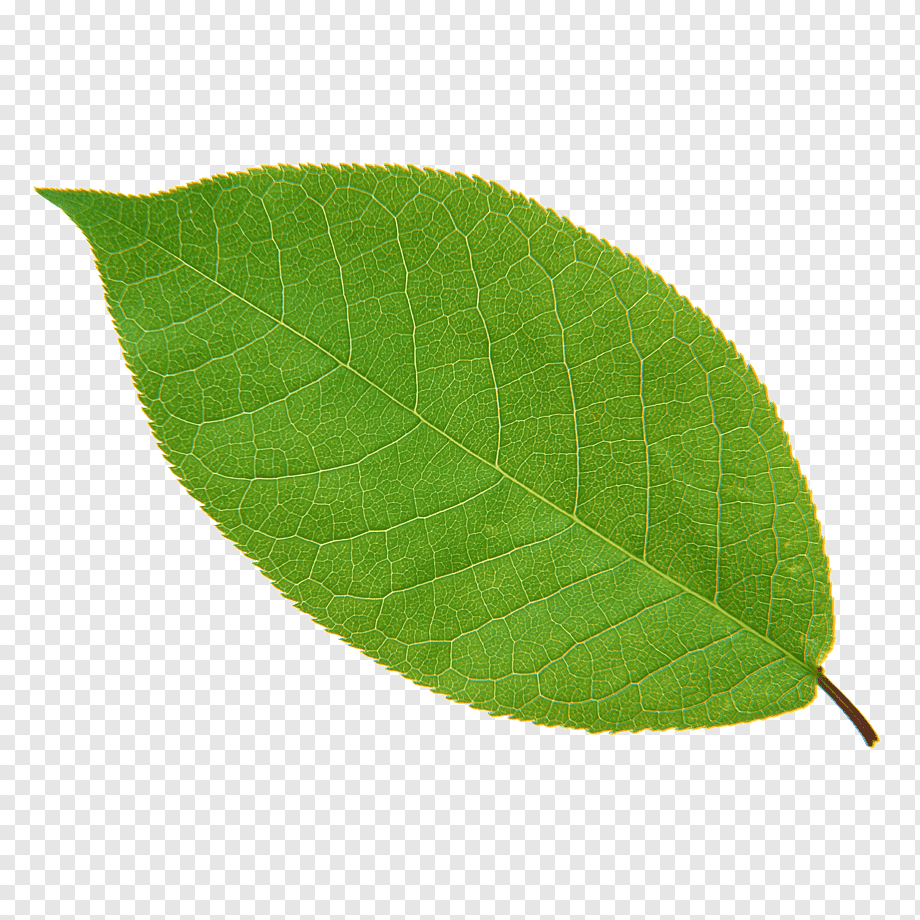
#> input picture practico-02-transformacion-afin/hoja.png, 920 x 920 px
$ python afin-v2.py
#> lines starting #> are read from the running program, lines starting #| are printed output that depends on the picture
#! /usr/bin/env python
# -*- coding: utf-8 -*-

import cv2
import numpy as np


fondo   = cv2.imread('hoja.png', cv2.IMREAD_GRAYSCALE)
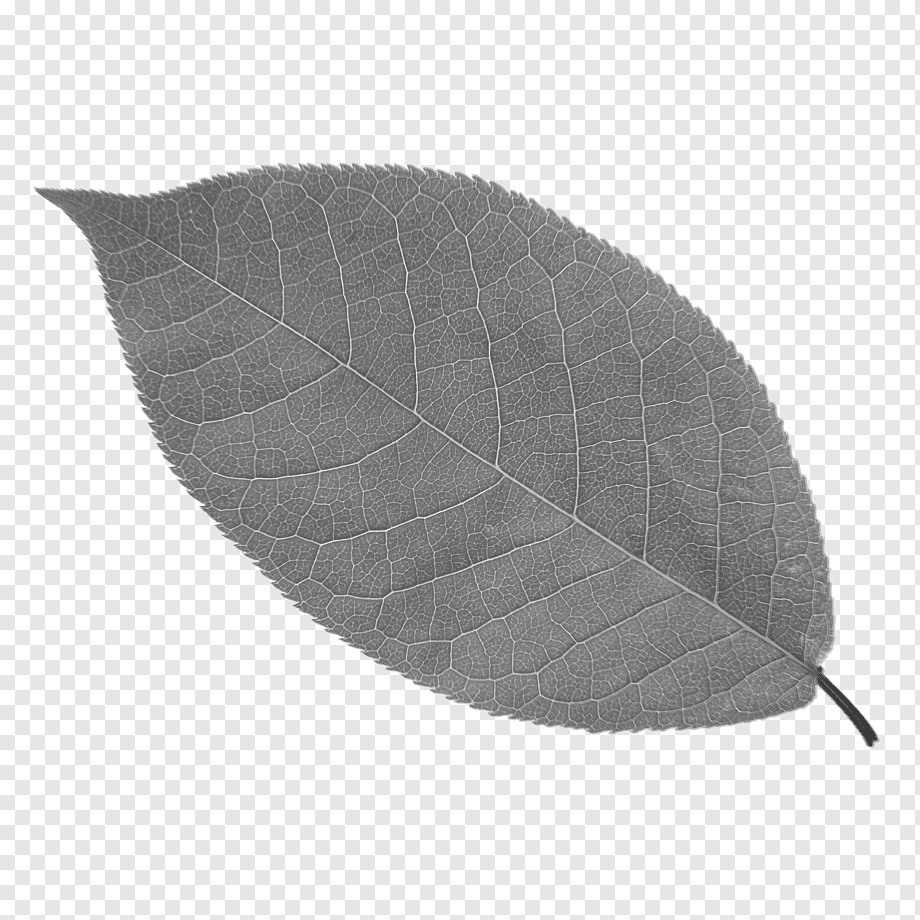
#> fondo: shape (920, 920); min 58, max 255, mean 200.4
testImg = cv2.imread('r-hse1.jpg', cv2.IMREAD_GRAYSCALE)
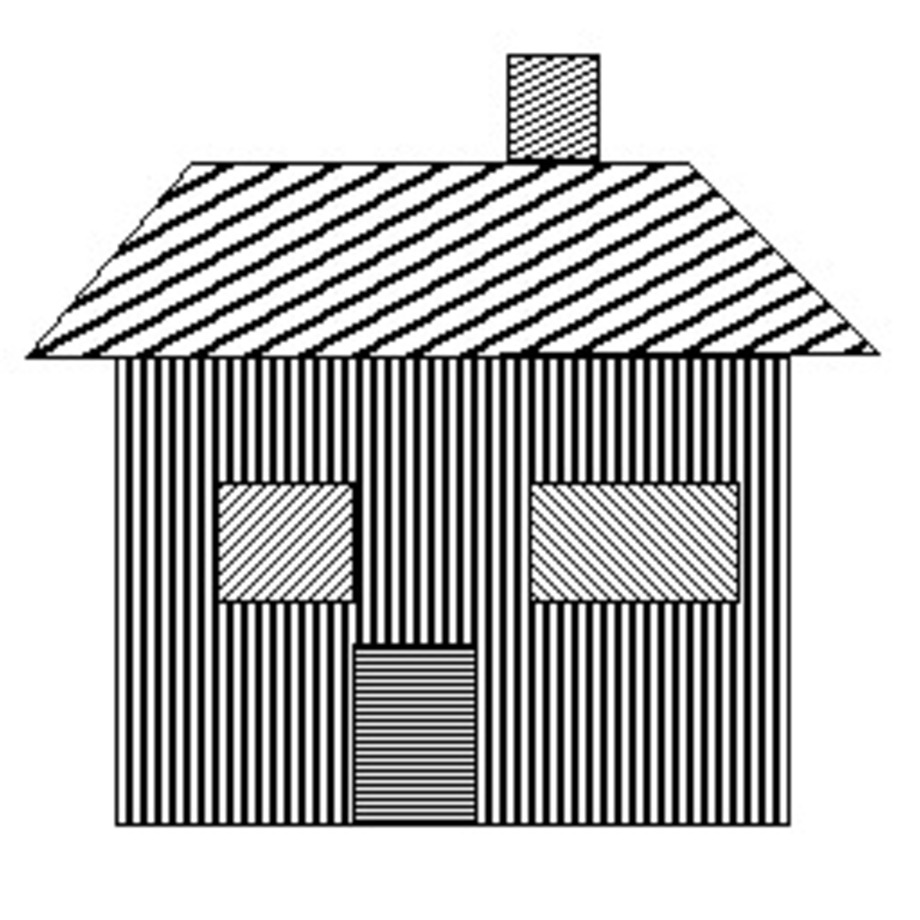
#> input picture practico-02-transformacion-afin/r-hse1.jpg, 920 x 920 px
#> testImg is the input picture: shape (920, 920); min 0, max 255, mean 193.5

ref_point = []
mask = None


def draw_dots(event,x,y,flags,param):
    global ref_point,fondo,mask,result

    if event == cv2.EVENT_LBUTTONDOWN:
        if len(ref_point)<3:
            ref_point.append([x,y])
            cv2.circle(fondo,ref_point[-1],3,(0,255,0),-1)
            cv2.imshow("Fondo",fondo)

        if len(ref_point)==3:

            srcTri = np.array([[0,       0], [testImg.shape[0], 0], [0, testImg.shape[1]]]).astype(np.float32)
            dstTri = np.array([ref_point[2],    ref_point[1]    ,        ref_point[0]]).astype(np.float32)

            M      = cv2.getAffineTransform(srcTri, dstTri)

            trImg  = cv2.warpAffine(testImg, M, (fondo.shape[1],fondo.shape[0]))

            mask   = (trImg > 0) * 1

            result = (1- mask) * fondo + (mask) * trImg


cv2.namedWindow('Fondo')
cv2.setMouseCallback('Fondo', draw_dots)


while True:
    cv2.imshow('Fondo',fondo)
    if mask is not None:
        result = cv2.convertScaleAbs(result)
        cv2.imshow('output',result)

    k = cv2.waitKey(1) & 0xFF
#> (key q is pressed here)

    if k == ord("q"):
        break;

cv2.destroyAllWindows();
